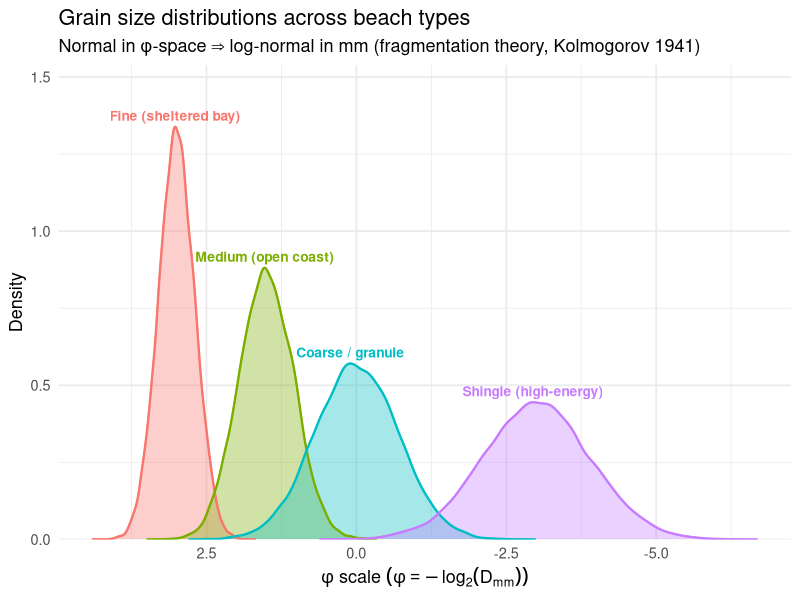
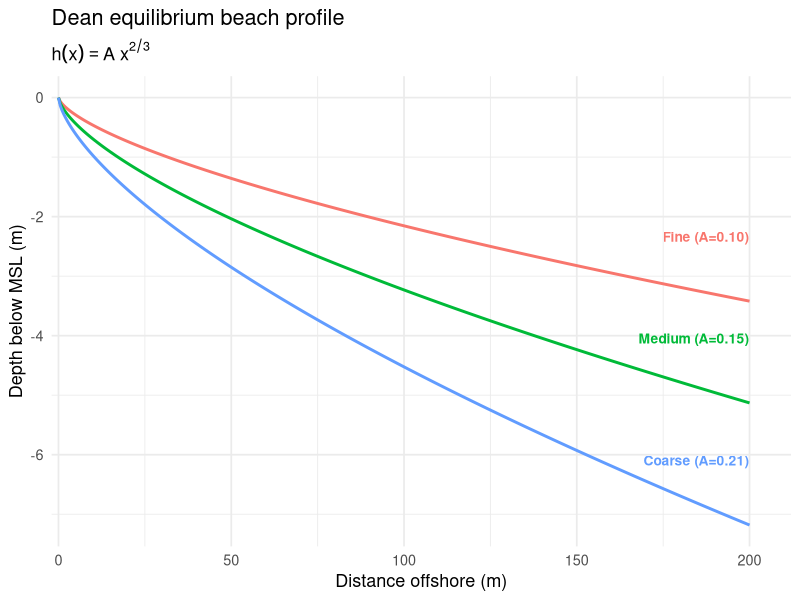

Write the R code that produced these figures, in order.
## ---- chunk 1
library(tidyverse)

set.seed(42)

beach_types <- tribble(
  ~beach, ~mean_phi, ~sd_phi, ~n,
  "Fine (sheltered bay)", 3.0, 0.30, 20000,
  "Medium (open coast)", 1.5, 0.45, 20000,
  "Coarse / granule", 0.0, 0.70, 20000,
  "Shingle (high-energy)", -3.0, 0.90, 20000
)

grain_data <- beach_types |>
  rowwise() |>
  reframe(
    beach = beach,
    phi = rnorm(n, mean_phi, sd_phi),
    mm = 2^(-phi)
  )

grain_data$beach <- factor(grain_data$beach, levels = beach_types$beach)

dens_data <- grain_data |>
  group_by(beach) |>
  reframe(as_tibble(density(phi)[c("x", "y")])) |>
  rename(phi = x, density = y)

peak_data <- dens_data |>
  group_by(beach) |>
  slice_max(density, n = 1) |>
  ungroup()

ggplot(dens_data, aes(phi, density, fill = beach, colour = beach)) +
  geom_area(alpha = 0.35, position = "identity") +
  geom_line(linewidth = 0.8) +
  geom_text(data = peak_data, aes(label = beach), vjust = -0.6,
            fontface = "bold", size = 3.5, show.legend = FALSE) +
  scale_x_reverse(name = expression(phi~scale~(phi == -log[2](D[mm])))) +
  scale_y_continuous(expand = expansion(mult = c(0, 0.15))) +
  labs(
    title = "Grain size distributions across beach types",
    subtitle = "Normal in φ-space ⇒ log-normal in mm (fragmentation theory, Kolmogorov 1941)",
    y = "Density"
  ) +
  theme_minimal(base_size = 13) +
  theme(legend.position = "none")
## ---- chunk 2
dean_profile <- function(x, A) A * x^(2/3)

profile_data <- expand_grid(
  x = seq(0, 200, length.out = 400),
  A = c(0.10, 0.15, 0.21)
) |>
  mutate(
    depth = -dean_profile(x, A),
    grain = factor(A, labels = c("Fine (A=0.10)",
                                  "Medium (A=0.15)",
                                  "Coarse (A=0.21)"))
  )

end_data <- profile_data |>
  group_by(grain) |>
  filter(x == max(x)) |>
  ungroup()

ggplot(profile_data, aes(x, depth, colour = grain)) +
  geom_line(linewidth = 1) +
  geom_text(data = end_data, aes(label = grain), hjust = 1, vjust = 0,
            nudge_y = 1.0, fontface = "bold", size = 3.5, show.legend = FALSE) +
  scale_x_continuous(expand = expansion(mult = c(0.01, 0.06))) +
  labs(
    title = "Dean equilibrium beach profile",
    subtitle = expression(h(x) == A ~ x^{2/3}),
    x = "Distance offshore (m)", y = "Depth below MSL (m)"
  ) +
  theme_minimal(base_size = 13) +
  theme(legend.position = "none")
